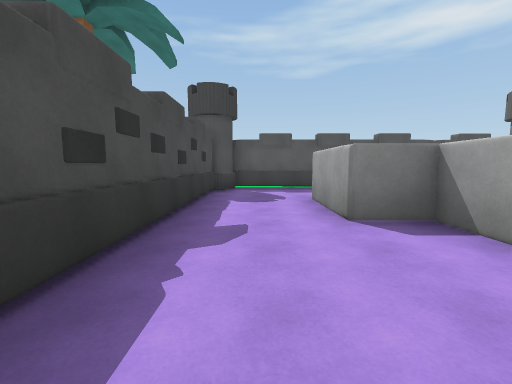
View 1 (above)

12 first-person views from a walk through a 3-D level made in the Unity game engine. The camera is 1.5 m above the floor, tilts 6° down and sees 90° across. The floor is counted in squares, 2 m on a side. Each view is taken from the middle of a square. On the plan, view 1 faces up. The plan holds only what a view shows up to about 9 squares ahead; the rest is blank. The place goes on beyond the plan. The player is left out. Some animated figures are left out. Door leaves are left out, so doorways stand open. Surface patterns are stand-ins for the level's own textures.

View 2
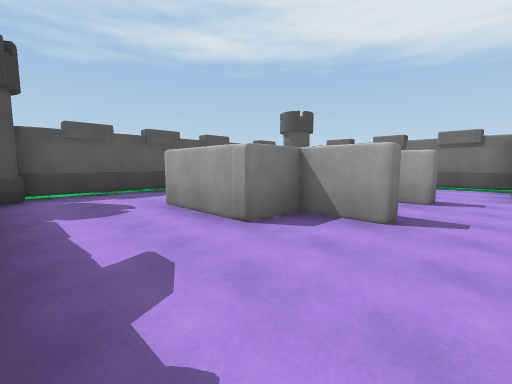

View 3
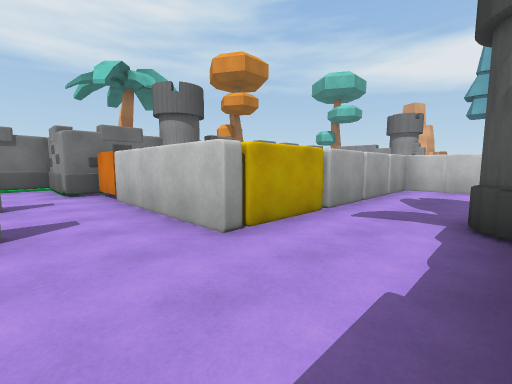

View 4
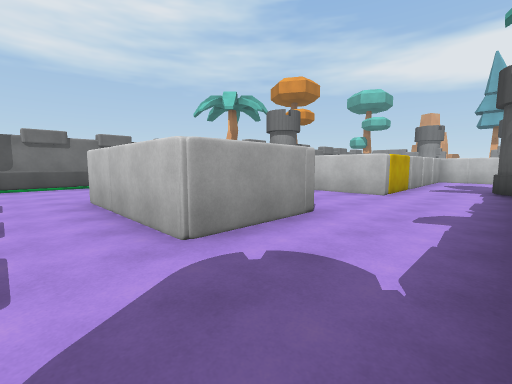

View 5
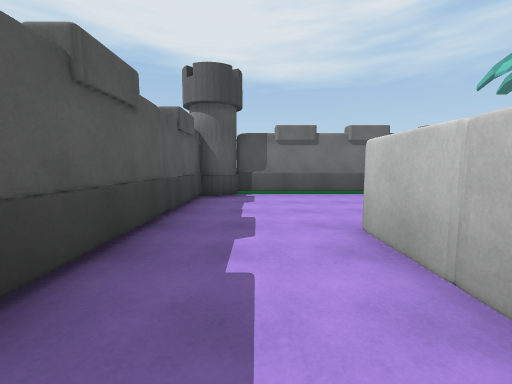

View 6
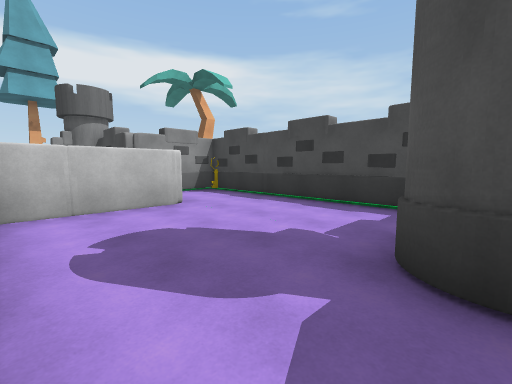

View 7
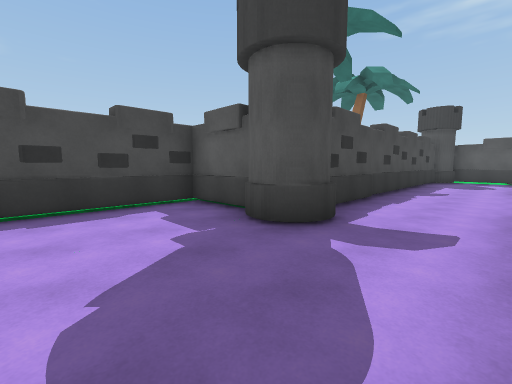

View 8
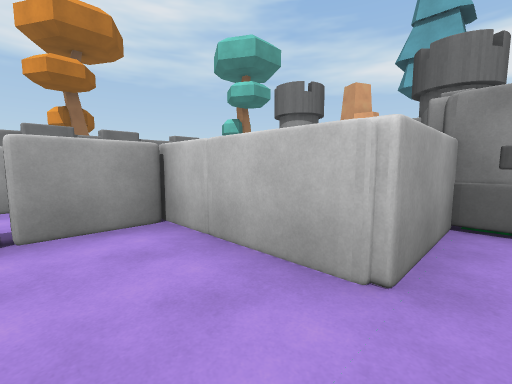

View 9
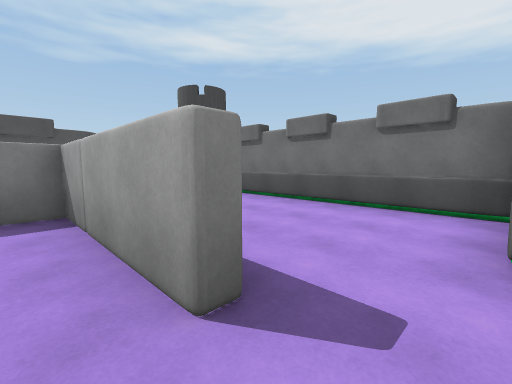

View 10
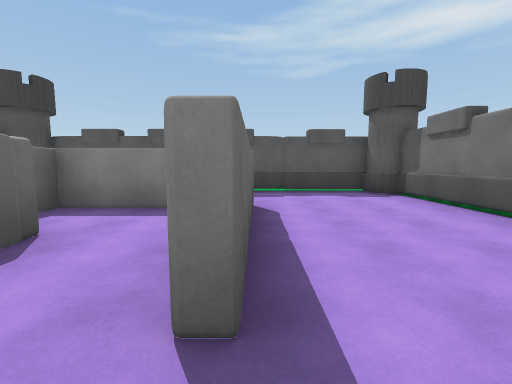

View 11
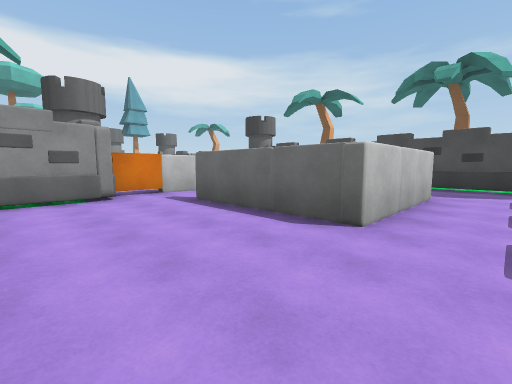

View 12
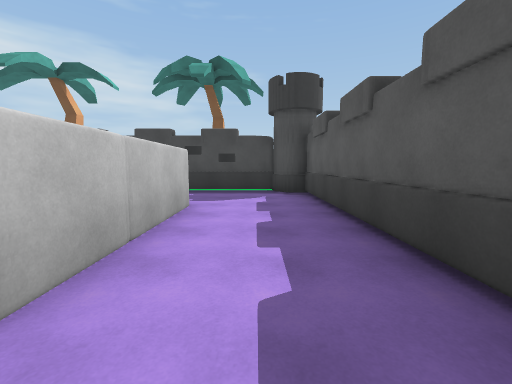

### Floor plan
Ten units are one square. View 1 is at (0, 0); x grows to the right and y downward. Boxes are objects, and circles mark ways between rooms. Rooms are numbered by the first view taken in them; rooms with no view inside come last. Other rooms are left out.
<svg viewBox="-42 -100 133 191">
<path fill="none" stroke="#000" d="M-20 22 -37 22 -37 86 -15 86 -15 65 15 65M12 19 12 -3M12 65 12 20M12 2 13 -3 25 -3M-12 -6 -12 11M24 -34 12 -34M49 -58 49 -20M12 -34 12 -58 50 -58 48 -43M24 -20 24 -34M-12 -75 -12 -6M73 -83 -4 -83M62 -10 86 -10 86 -75M25 -3 62 -3 62 -10M27 -38 27 -31M46 -20 46 -55 16 -55"/>
<rect x="-15" y="15" width="10" height="10" fill="#bbb"><title>tower</title></rect>
<rect x="-25" y="-95" width="20" height="20" fill="#bbb"><title>tower</title></rect>
<circle cx="10" cy="-10" r="3" fill="#2a7"/>
<circle cx="20" cy="-10" r="3" fill="#2a7"/>
<circle cx="35" cy="-20" r="3" fill="#2a7"/>
<circle cx="60" cy="-10" r="3" fill="#2a7"/>
<text x="-10" y="40">1</text>
<text x="30" y="-60">2</text>
<text x="40" y="-10">3</text>
<text x="40" y="-40">4</text>
</svg>
Room 1 opens to room 2. Room 1 opens to room 3. Room 2 opens to room 3.

Where each view was taken, in squares from view 1:
view 1: 0 up, 0 right, facing up
view 2: 1 up, 1 left, facing up-right
view 3: 2 up, 1 left, facing down-right
view 4: 7 up, 1 left, facing down-right
view 5: 7 up, 2 right, facing right
view 6: 2 down, 1 right, facing down-left
view 7: 5 down, 1 right, facing up-left
view 8: 5 down, 2 left, facing down-right
view 9: 1 up, 4 right, facing up-right
view 10: 1 up, 5 right, facing up
view 11: 7 up, 8 right, facing down-left
view 12: 7 up, 6 right, facing left
